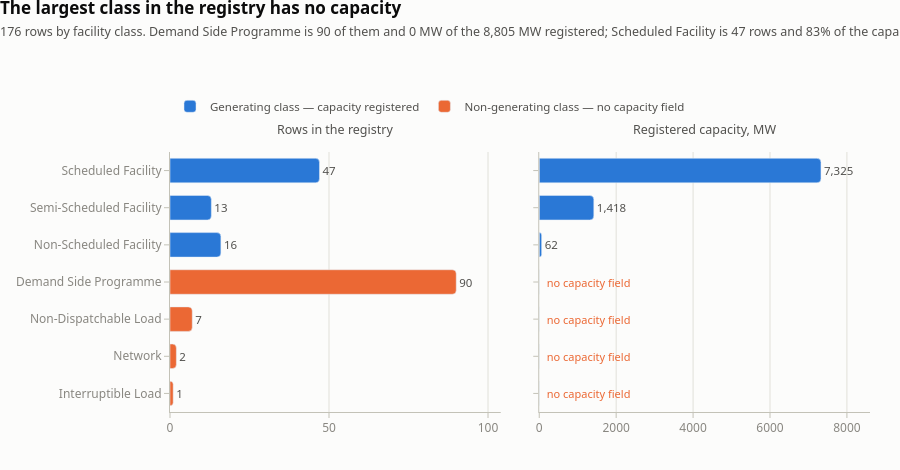

The notebook cell saved with this chart:
### Markdown cell above
### 1. What the registry counts, against what it rates

Two panels, one row per facility class, sorted so the generating classes come first. The left panel
is how many rows each class has; the right is how much capacity those rows declare. They are drawn as
separate panels on separate scales rather than as one chart with two axes, because a count and a
megawatt figure have no common scale and overlaying them would let the choice of axis manufacture
whatever relationship the reader was looking for.

The disconnect is the whole point. **Demand Side Programme is the largest class by a wide margin — 90
of 176 rows, more than half the file — and it contributes zero registered megawatts**, because
capacity is not a field that applies to it. Scheduled Facility is barely half its size at 47 rows and
carries 7,325 MW, 83% of everything in the registry. The four orange classes, 100 rows between them,
account for the entire "missing" capacity column.

The other thing the left panel is not showing, and the prose must: those 90 Demand Side Programme
rows belong to just **four participants, and 87 of them to one**, Enel X. Counting rows in this file
counts registrations, not market participants and not physical plant.

### Code cell
# ── Chart 1: rows per class, and capacity per class ──────────────────────────
order = (list(by_class[by_class.index.isin(GEN_CLASSES)].sort_values('total_mw', ascending=False).index)
         + list(by_class[~by_class.index.isin(GEN_CLASSES)].sort_values('rows', ascending=False).index))
b = by_class.loc[order]
is_g = b.index.isin(GEN_CLASSES)

fig = make_subplots(rows=1, cols=2, shared_yaxes=True, horizontal_spacing=0.055,
                    subplot_titles=["Rows in the registry", "Registered capacity, MW"])

for mask, colour, label in [(is_g, KNOWN, "Generating class — capacity registered"),
                            (~is_g, ABSENT, "Non-generating class — no capacity field")]:
    sub = b[mask]
    fig.add_trace(go.Bar(
        y=sub.index, x=sub.rows, orientation="h", marker_color=colour, name=label,
        text=[f"{v}" for v in sub.rows], textposition="outside",
        textfont=dict(color=INK_2, size=11.5), cliponaxis=False,
        hovertemplate="%{y}<br>%{x} rows<extra></extra>"), row=1, col=1)
    fig.add_trace(go.Bar(
        y=sub.index, x=sub.total_mw, orientation="h", marker_color=colour, showlegend=False,
        text=[f"{v:,.0f}" if v > 0 else "" for v in sub.total_mw], textposition="outside",
        textfont=dict(color=INK_2, size=11.5), cliponaxis=False,
        hovertemplate="%{y}<br>%{x:,.1f} MW<extra></extra>"), row=1, col=2)

# The zero bars would otherwise read as "not drawn" rather than "nothing to draw".
for cls in b.index[~is_g]:
    fig.add_annotation(x=0, y=cls, text="  no capacity field", xref="x2", yref="y2",
                       showarrow=False, xanchor="left",
                       font=dict(size=11, color=ABSENT))

fig.update_layout(barcornerradius=4, bargap=0.34)
fig.update_yaxes(categoryorder="array", categoryarray=order[::-1], showgrid=False)
fig.update_xaxes(range=[0, 104], row=1, col=1)
fig.update_xaxes(range=[0, 8600], row=1, col=2)
style(fig, "The largest class in the registry has no capacity",
      "176 rows by facility class. Demand Side Programme is 90 of them and 0 MW of the 8,805 MW "
      "registered; Scheduled Facility is 47 rows and 83% of the capacity.",
      height=470, left=170, top=152, legend_y=1.12)
# Drop the subplot titles clear of the legend row above them.
for a in fig.layout.annotations[:2]:
    a.update(y=1.045, font=dict(size=12.5, color=INK_2))
fig.show()

### Figure 1 — Plotly figure (JSON) as saved in the notebook; plotly's stock layout.template omitted (floating-point values rounded to 4 significant figures)
{"data": [{"cliponaxis": false, "hovertemplate": "%{y}<br>%{x} rows<extra></extra>", "marker": {"color": "#2a78d6"}, "name": "Generating class — capacity registered", "orientation": "h", "text": ["47", "13", "16"], "textfont": {"color": "#52514e", "size": 11.5}, "textposition": "outside", "type": "bar", "x": [47, 13, 16], "xaxis": "x", "y": ["Scheduled Facility", "Semi-Scheduled Facility", "Non-Scheduled Facility"], "yaxis": "y"}, {"cliponaxis": false, "hovertemplate": "%{y}<br>%{x:,.1f} MW<extra></extra>", "marker": {"color": "#2a78d6"}, "orientation": "h", "showlegend": false, "text": ["7,325", "1,418", "62"], "textfont": {"color": "#52514e", "size": 11.5}, "textposition": "outside", "type": "bar", "x": [7325.0, 1418.0, 62.03], "xaxis": "x2", "y": ["Scheduled Facility", "Semi-Scheduled Facility", "Non-Scheduled Facility"], "yaxis": "y2"}, {"cliponaxis": false, "hovertemplate": "%{y}<br>%{x} rows<extra></extra>", "marker": {"color": "#eb6834"}, "name": "Non-generating class — no capacity field", "orientation": "h", "text": ["90", "7", "2", "1"], "textfont": {"color": "#52514e", "size": 11.5}, "textposition": "outside", "type": "bar", "x": [90, 7, 2, 1], "xaxis": "x", "y": ["Demand Side Programme", "Non-Dispatchable Load", "Network", "Interruptible Load"], "yaxis": "y"}, {"cliponaxis": false, "hovertemplate": "%{y}<br>%{x:,.1f} MW<extra></extra>", "marker": {"color": "#eb6834"}, "orientation": "h", "showlegend": false, "text": ["", "", "", ""], "textfont": {"color": "#52514e", "size": 11.5}, "textposition": "outside", "type": "bar", "x": [0.0, 0.0, 0.0, 0.0], "xaxis": "x2", "y": ["Demand Side Programme", "Non-Dispatchable Load", "Network", "Interruptible Load"], "yaxis": "y2"}], "layout": {"annotations": [{"font": {"color": "#52514e", "size": 12.5}, "showarrow": false, "text": "Rows in the registry", "x": 0.2362, "xanchor": "center", "xref": "paper", "y": 1.045, "yanchor": "bottom", "yref": "paper"}, {"font": {"color": "#52514e", "size": 12.5}, "showarrow": false, "text": "Registered capacity, MW", "x": 0.7637, "xanchor": "center", "xref": "paper", "y": 1.045, "yanchor": "bottom", "yref": "paper"}, {"font": {"color": "#eb6834", "size": 11}, "showarrow": false, "text": "  no capacity field", "x": 0, "xanchor": "left", "xref": "x2", "y": "Demand Side Programme", "yref": "y2"}, {"font": {"color": "#eb6834", "size": 11}, "showarrow": false, "text": "  no capacity field", "x": 0, "xanchor": "left", "xref": "x2", "y": "Non-Dispatchable Load", "yref": "y2"}, {"font": {"color": "#eb6834", "size": 11}, "showarrow": false, "text": "  no capacity field", "x": 0, "xanchor": "left", "xref": "x2", "y": "Network", "yref": "y2"}, {"font": {"color": "#eb6834", "size": 11}, "showarrow": false, "text": "  no capacity field", "x": 0, "xanchor": "left", "xref": "x2", "y": "Interruptible Load", "yref": "y2"}], "barcornerradius": 4, "bargap": 0.34, "font": {"color": "#52514e", "family": "system-ui, -apple-system, Segoe UI, sans-serif", "size": 12}, "height": 470, "hovermode": "closest", "legend": {"bgcolor": "rgba(0,0,0,0)", "font": {"size": 11.5}, "orientation": "h", "x": 0, "xanchor": "left", "y": 1.12, "yanchor": "bottom"}, "margin": {"b": 58, "l": 170, "r": 30, "t": 152}, "paper_bgcolor": "#fcfcfb", "plot_bgcolor": "#fcfcfb", "showlegend": true, "title": {"font": {"color": "#0b0b0b", "size": 17}, "text": "<b>The largest class in the registry has no capacity</b><br><span style='font-size:12.5px;color:#52514e'>176 rows by facility class. Demand Side Programme is 90 of them and 0 MW of the 8,805 MW registered; Scheduled Facility is 47 rows and 83% of the capacity.</span>", "x": 0, "xanchor": "left", "y": 0.97}, "xaxis": {"anchor": "y", "domain": [0, 0.4725], "gridcolor": "#e1e0d9", "linecolor": "#c3c2b7", "range": [0, 104], "tickcolor": "#c3c2b7", "tickfont": {"color": "#898781"}, "ticks": "outside", "zeroline": false}, "xaxis2": {"anchor": "y2", "domain": [0.5275, 1], "gridcolor": "#e1e0d9", "linecolor": "#c3c2b7", "range": [0, 8600], "tickcolor": "#c3c2b7", "tickfont": {"color": "#898781"}, "ticks": "outside", "zeroline": false}, "yaxis": {"anchor": "x", "categoryarray": ["Interruptible Load", "Network", "Non-Dispatchable Load", "Demand Side Programme", "Non-Scheduled Facility", "Semi-Scheduled Facility", "Scheduled Facility"], "categoryorder": "array", "domain": [0, 1], "gridcolor": "#e1e0d9", "linecolor": "#c3c2b7", "showgrid": false, "tickcolor": "#c3c2b7", "tickfont": {"color": "#898781"}, "ticks": "outside", "zeroline": false}, "yaxis2": {"anchor": "x2", "categoryarray": ["Interruptible Load", "Network", "Non-Dispatchable Load", "Demand Side Programme", "Non-Scheduled Facility", "Semi-Scheduled Facility", "Scheduled Facility"], "categoryorder": "array", "domain": [0, 1], "gridcolor": "#e1e0d9", "linecolor": "#c3c2b7", "matches": "y", "showgrid": false, "showticklabels": false, "tickcolor": "#c3c2b7", "tickfont": {"color": "#898781"}, "ticks": "outside", "zeroline": false}}}
